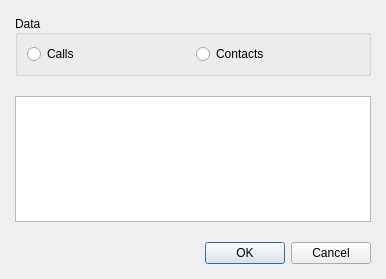
<?xml version="1.0" encoding="UTF-8"?>
<ui version="4.0">
 <class>Get_data_from_file_dialog</class>
 <widget class="QDialog" name="Get_data_from_file_dialog">
  <property name="geometry">
   <rect>
    <x>0</x>
    <y>0</y>
    <width>386</width>
    <height>279</height>
   </rect>
  </property>
  <property name="windowTitle">
   <string>Get data from file</string>
  </property>
  <layout class="QVBoxLayout" name="verticalLayout">
   <property name="spacing">
    <number>20</number>
   </property>
   <property name="leftMargin">
    <number>15</number>
   </property>
   <property name="topMargin">
    <number>15</number>
   </property>
   <property name="rightMargin">
    <number>15</number>
   </property>
   <property name="bottomMargin">
    <number>15</number>
   </property>
   <item>
    <widget class="QGroupBox" name="groupBoxFile">
     <property name="layoutDirection">
      <enum>Qt::LeftToRight</enum>
     </property>
     <property name="title">
      <string>Data</string>
     </property>
     <property name="alignment">
      <set>Qt::AlignLeading|Qt::AlignLeft|Qt::AlignVCenter</set>
     </property>
     <layout class="QHBoxLayout" name="horizontalLayout">
      <item>
       <widget class="QRadioButton" name="radioButtonCalls">
        <property name="text">
         <string>Calls</string>
        </property>
       </widget>
      </item>
      <item>
       <widget class="QRadioButton" name="radioButtonContacts">
        <property name="text">
         <string>Contacts</string>
        </property>
       </widget>
      </item>
     </layout>
    </widget>
   </item>
   <item>
    <widget class="QListView" name="listViewFile"/>
   </item>
   <item>
    <widget class="QDialogButtonBox" name="buttonBox">
     <property name="orientation">
      <enum>Qt::Horizontal</enum>
     </property>
     <property name="standardButtons">
      <set>QDialogButtonBox::Cancel|QDialogButtonBox::Ok</set>
     </property>
    </widget>
   </item>
  </layout>
 </widget>
 <resources/>
 <connections>
  <connection>
   <sender>buttonBox</sender>
   <signal>rejected()</signal>
   <receiver>Get_data_from_file_dialog</receiver>
   <slot>reject()</slot>
   <hints>
    <hint type="sourcelabel">
     <x>316</x>
     <y>260</y>
    </hint>
    <hint type="destinationlabel">
     <x>286</x>
     <y>274</y>
    </hint>
   </hints>
  </connection>
 </connections>
</ui>
